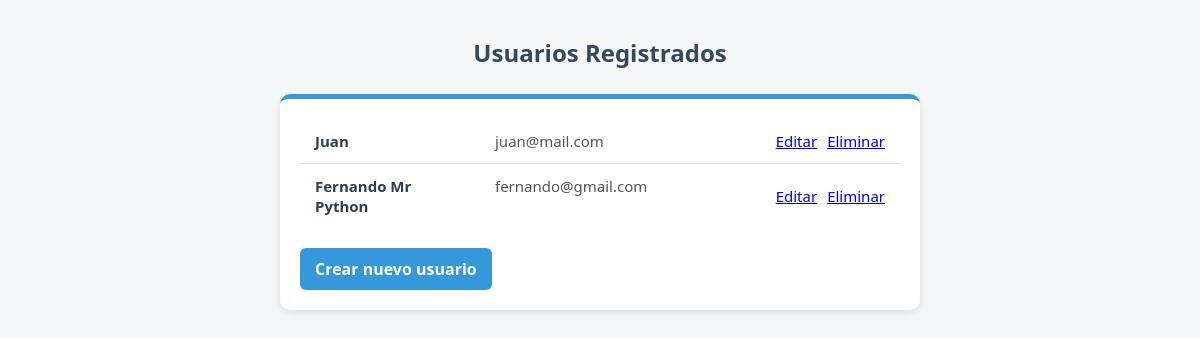
The page /eventos/usuarios/ on the database its author committed.
### eventos/models.py (models this page shows, shortened)
class Usuario(models.Model):
    nombre=models.CharField(max_length=200)
    email=models.EmailField(unique=True)

### eventos/views.py (the view)
# urls.py: path('usuarios/', views.lista_usuarios, name='lista_usuarios'),
def lista_usuarios(request):
    usuarios=Usuario.objects.all()
    return render(request,'eventos/lista_usuarios.html',{'usuarios':usuarios})

### eventos/templates/eventos/lista_usuarios.html (shortened to what this page needs)
{% load static %}
<!DOCTYPE html>
<html>
<head>
    <link rel="stylesheet" href="{% static 'css/list_users.css' %}">
</head>
<body>
    <h1>Usuarios Registrados</h1>
    <div class="card">
    <ul class="user-list">
        {% for usuario in usuarios %}
        <li>
            <div class="user-info">
                <span class="user-name">{{ usuario.nombre }}</span>
                <span class="user-email">{{ usuario.email }}</span>
            </div>
            <div class="actions">
                <a href="{% url 'editar_usuario' usuario.id %}" class="btn btn-edit">Editar</a>
                <a href="{% url 'eliminar_usuario' usuario.id %}" class="btn btn-delete"
                    onclick="return confirm('¿Seguro que quieres eliminar a {{ usuario.nombre }}?');">Eliminar</a>
            </div>
        </li>
        {% empty %}
        <li class="empty">No hay usuarios registrados aún.</li>
        {% endfor %}
    </ul>
    <a href="{% url 'crear_usuario' %}" class="btn-add">Crear nuevo usuario</a>
    </div>
</body>
</html>

### eventos/static/css/list_users.css (style rules this page uses)
body { background-color: #f4f6f8; font-family: "Segoe UI", Tahoma, Geneva, Verdana, sans-serif; margin: 0; padding: 20px; color: #2c3e50; }
h1 { text-align: center; color: #34495e; margin-bottom: 25px; font-size: 24px; }
.card { max-width: 600px; margin: 0 auto; background: white; padding: 20px; border-radius: 10px; box-shadow: 0 3px 8px rgba(0,0,0,0.1); border-top: 5px solid #3498db; }
ul { list-style: none; padding: 0; margin: 0; }
ul li { padding: 12px 15px; border-bottom: 1px solid #ddd; font-size: 15px; display: flex; justify-content: space-between; align-items: center; }
ul li:last-child { border-bottom: none; }
.btn-add { display: inline-block; margin-top: 20px; padding: 10px 15px; background-color: #3498db; color: white; border-radius: 6px; text-decoration: none; font-weight: bold; text-align: center; transition: background 0.3s, transform 0.2s; }
.user-info { display: flex; justify-content: space-between; gap: 80px; }
.user-name { font-weight: bold; width: 100px; }
.user-email { color: #555; flex-grow: 1; text-align: left; }
.actions { display: flex; gap: 10px; }

### rows shown on the page
Usuario: nombre "Juan", email "juan@mail.com"
Usuario: nombre "Fernando Mr Python", email "fernando@gmail.com"
